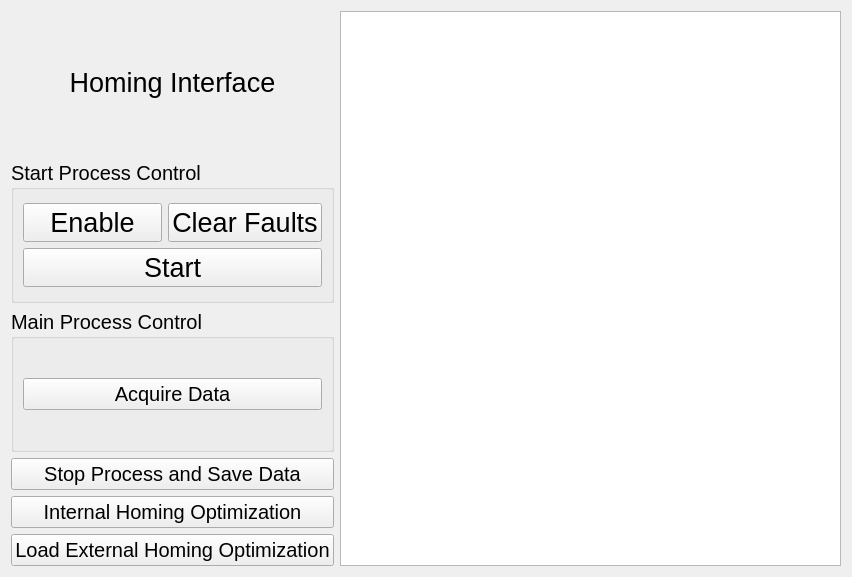
<?xml version="1.0" encoding="UTF-8"?>
<ui version="4.0">
 <class>HomingInterface</class>
 <widget class="QWidget" name="HomingInterface">
  <property name="geometry">
   <rect>
    <x>0</x>
    <y>0</y>
    <width>852</width>
    <height>577</height>
   </rect>
  </property>
  <property name="font">
   <font>
    <pointsize>15</pointsize>
   </font>
  </property>
  <property name="windowTitle">
   <string>Form</string>
  </property>
  <layout class="QVBoxLayout" name="verticalLayout_6">
   <item>
    <layout class="QHBoxLayout" name="horizontalLayout_2">
     <item>
      <layout class="QVBoxLayout" name="verticalLayout_3">
       <item>
        <widget class="QLabel" name="label">
         <property name="font">
          <font>
           <pointsize>20</pointsize>
          </font>
         </property>
         <property name="text">
          <string>Homing Interface</string>
         </property>
         <property name="alignment">
          <set>Qt::AlignCenter</set>
         </property>
        </widget>
       </item>
       <item>
        <widget class="QGroupBox" name="StartProcessControlBox">
         <property name="font">
          <font>
           <pointsize>15</pointsize>
          </font>
         </property>
         <property name="title">
          <string>Start Process Control</string>
         </property>
         <layout class="QVBoxLayout" name="verticalLayout_5">
          <item>
           <layout class="QVBoxLayout" name="verticalLayout">
            <item>
             <layout class="QHBoxLayout" name="horizontalLayout">
              <item>
               <widget class="QPushButton" name="HomingEnableButton">
                <property name="font">
                 <font>
                  <pointsize>20</pointsize>
                 </font>
                </property>
                <property name="text">
                 <string>Enable</string>
                </property>
                <property name="checkable">
                 <bool>true</bool>
                </property>
               </widget>
              </item>
              <item>
               <widget class="QPushButton" name="HomingClearFaultsButton">
                <property name="font">
                 <font>
                  <pointsize>20</pointsize>
                 </font>
                </property>
                <property name="text">
                 <string>Clear Faults</string>
                </property>
               </widget>
              </item>
             </layout>
            </item>
            <item>
             <widget class="QPushButton" name="HomingStartButton">
              <property name="font">
               <font>
                <pointsize>20</pointsize>
               </font>
              </property>
              <property name="text">
               <string>Start</string>
              </property>
              <property name="checkable">
               <bool>true</bool>
              </property>
             </widget>
            </item>
           </layout>
          </item>
         </layout>
        </widget>
       </item>
       <item>
        <widget class="QGroupBox" name="MainProcessControlBox">
         <property name="title">
          <string>Main Process Control</string>
         </property>
         <layout class="QVBoxLayout" name="verticalLayout_4">
          <item>
           <layout class="QVBoxLayout" name="verticalLayout_2">
            <item>
             <widget class="QPushButton" name="HomingAcquireDataButton">
              <property name="text">
               <string>Acquire Data</string>
              </property>
             </widget>
            </item>
           </layout>
          </item>
         </layout>
        </widget>
       </item>
       <item>
        <widget class="QPushButton" name="HomingStopSaveButton">
         <property name="text">
          <string>Stop Process and Save Data</string>
         </property>
        </widget>
       </item>
       <item>
        <widget class="QPushButton" name="InternaHomingButton">
         <property name="text">
          <string>Internal Homing Optimization</string>
         </property>
        </widget>
       </item>
       <item>
        <widget class="QPushButton" name="LoadExtenalHomingButton">
         <property name="text">
          <string>Load External Homing Optimization</string>
         </property>
        </widget>
       </item>
      </layout>
     </item>
     <item>
      <widget class="QTextBrowser" name="RobotLogBrowser"/>
     </item>
    </layout>
   </item>
  </layout>
 </widget>
 <resources/>
 <connections/>
</ui>
